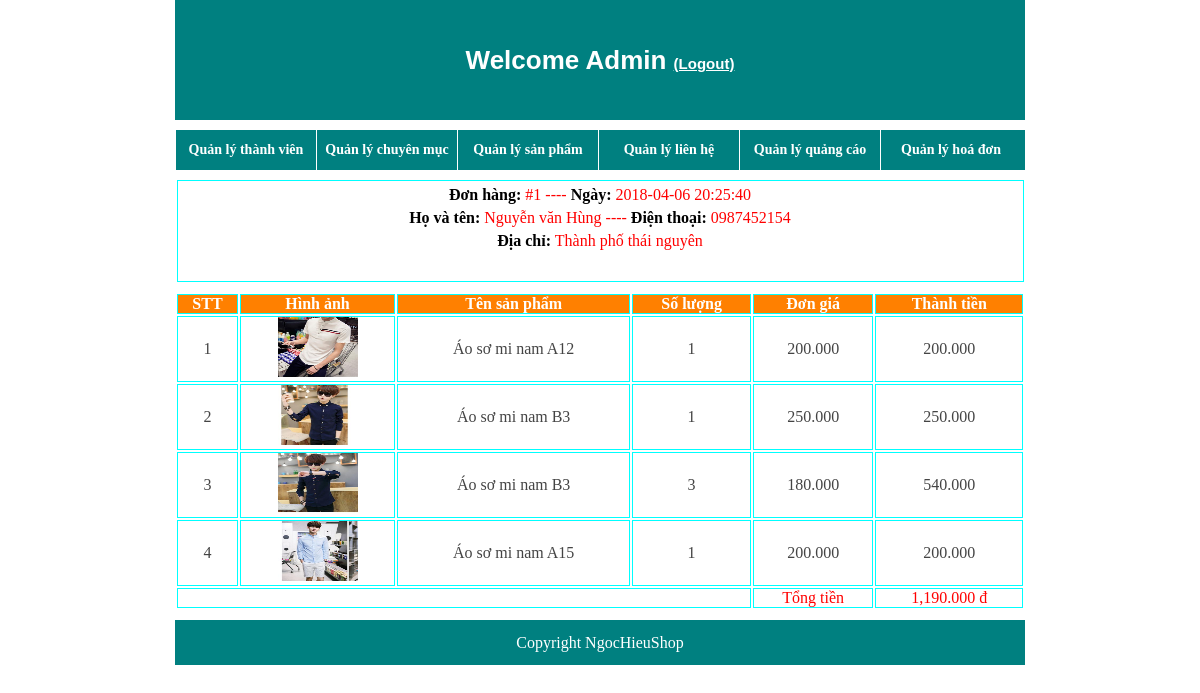
Screenshot of /admin/quanlydonhang/xemdonhang.php?id=1 (signed in) with the database file from the repository.
### tables this page shows
CREATE TABLE `hoadon` (
  `id_hoadon` int(11) NOT NULL,
  `ngaymua` timestamp NOT NULL DEFAULT CURRENT_TIMESTAMP,
  `hoten_nm` varchar(255) NOT NULL,
  `diachi` varchar(255) NOT NULL,
  `email` varchar(255) NOT NULL,
  `phone` varchar(255) NOT NULL,
  `tongtien` varchar(255) NOT NULL
);

CREATE TABLE `chitiet_hoadon` (
  `id_hoadon` int(10) NOT NULL,
  `id_sp` int(10) NOT NULL,
  `soluong` int(10) NOT NULL
);

CREATE TABLE `sanpham` (
  `id` int(10) UNSIGNED NOT NULL,
  `tensp` varchar(100) NOT NULL,
  `gia` varchar(100) NOT NULL,
  `loaisp` varchar(100) NOT NULL,
  `hinhanh` text NOT NULL,
  `chuyenmuc_id` int(10) NOT NULL,
  `chatlieu` varchar(255) NOT NULL,
  `namsx` year(4) NOT NULL,
  `xuatxu` varchar(255) NOT NULL,
  `mausac` varchar(255) NOT NULL,
  `kichthuoc` varchar(255) NOT NULL,
  `tensp_khongdau` varchar(255) NOT NULL
);

### admin/quanlydonhang/xemdonhang.php (the view, shortened to what this page needs)
<!DOCTYPE HTML>
<html>
<head>
    <link rel="stylesheet" type="text/css" href="../style.css"/>
</head>
<body>
	<?php
		if($_SESSION['level']==2){
    echo "<div id='top'>Welcome Admin <a href='../logout.php' style='color:white;font-size:15px;'>(Logout)</a></div>";
		}
	else{
		header('location:../login.php');
		}
		?>
    <div id="menu">
        <ul>
            <li><a href="../quanlythanhvien.php">Quản lý thành viên</a></li>
            <li><a href="../quanlychuyenmuc/quanlychuyenmuc.php">Quản lý chuyên mục</a></li>
            <li><a href="../quanlysanpham/quanlysanpham.php">Quản lý sản phẩm</a></li>
            <li ><a href="../quanlylienhe/quanlylienhe.php" >Quản lý liên hệ</a></li>
            <li><a href="../quanlyquangcao.php">Quản lý quảng cáo</a></li>
            <li><a href="quanlydonhang.php">Quản lý hoá đơn</a></li>
        </ul>
    </div>
    <div id="xemdonhang">
        <?php
            $id=$_GET['id'];
            $query=mysql_query("select * from hoadon where id_hoadon='$id'");
            $data=mysql_fetch_assoc($query);
        ?>
        <div id="dh1" >
            <p><span>Đơn hàng:</span> #<?php echo $data['id_hoadon']?> ----   <span>Ngày:</span> <?php echo $data['ngaymua'];?></p>
            <p><span>Họ và tên:</span> <?php echo $data['hoten_nm']?>   ---- <span>Điện thoại:</span> <?php echo $data['phone']?></p>
            <p><span>Địa chỉ:</span> <?php echo $data['diachi']?></p>
        </div>
        <div>
            <table>
                <tr>
                    <th>STT</th>
                    <th>Hình ảnh</th>
                    <th>Tên sản phẩm </th>
                    <th>Số lượng </th>
                    <th>Đơn giá </th>
                    <th>Thành tiền</th>
                </tr>
                <?php
                    $query=mysql_query("select * from chitiet_hoadon where id_hoadon='$id' ");
                    $stt=0;
                    while($row=mysql_fetch_assoc($query)){
                        $stt++;
                        $idsanpham=$row['id_sp'];
                        $query2=mysql_query("select * from sanpham where id='$idsanpham'");
                        $row2=mysql_fetch_assoc($query2)
                ?>
                <tr>
                    <td><?php echo $stt;?></td>
                    <td><img src="../quanlysanpham/<?php echo $row2['hinhanh']?>" width="80px" height="60px"></td>
                    <td><?php echo $row2['tensp']?></td>
                    <td><?php echo $row['soluong'] ?></td>
                    <td><?php echo $row2['gia'] ?></td>
                    <td><?php echo number_format($row['soluong']*$row2['gia'],3)?></td>
                </tr>
                <?php } ?>
                <tr>
                    <td colspan="4"></td>
                    <td style="color: red;">Tổng tiền</td>
                    <td style="color: red;"><?php echo $data['tongtien']?></td>
                </tr>
            </table>
        </div>
    </div>
    <div id="footer">Copyright NgocHieuShop</div>
</body>
</html>

### admin/style.css (style rules this page uses)
* { margin: 0px; padding: 0px; }
#top { width:850px; margin: auto; height: 120px; background-color: teal; text-align: center; line-height:120px; color: white; font-size:26px; font-family:arial; font-weight: bold; }
#menu { width:850px; margin: auto; height: 40px; background-color: teal; margin-top: 10px; font-size:14px; }
#menu ul { list-style: none; }
#menu ul li { float: left; width: 140px; text-align: center; border-left: 1px solid white; line-height: 40px; }
#menu ul li a { text-decoration:none; color: white; font-weight: bold; }
#footer { width: 850px; margin: auto; height:45px; text-align: center; color: white; background-color: teal; line-height: 45px; margin-top: 10px; }
#xemdonhang table { width: 850px; margin: auto; }
#xemdonhang table th { background-color: #FF8000; border: 1px solid aqua; color: white; }
#xemdonhang table td { border: 1px solid aqua; text-align: center; color: #444; }
#dh1 { width: 845px; height: 100px; margin: auto; border: 1px solid aqua; text-align: center; margin-top:10px; margin-bottom: 10px; }
#dh1 p { padding-top: 5px; color: red; }
#dh1 span { color: black; font-weight: bold; }

### rows the page displays
hoadon: id_hoadon "1", ngaymua "2018-04-06 20:25:40", hoten_nm "Nguyễn văn Hùng", phone "0987452154", diachi "Thành phố thái nguyên", tongtien "1,190.000 đ"
chitiet_hoadon: sanpham.hinhanh (picture), sanpham.tensp "Áo sơ mi nam A12", soluong "1", sanpham.gia "200.000", $row['soluong']*$row2['gia'] "200.000"
chitiet_hoadon: sanpham.hinhanh (picture), sanpham.tensp "Áo sơ mi nam B3", soluong "1", sanpham.gia "250.000", $row['soluong']*$row2['gia'] "250.000"
chitiet_hoadon: sanpham.hinhanh (picture), sanpham.tensp "Áo sơ mi nam B3", soluong "3", sanpham.gia "180.000", $row['soluong']*$row2['gia'] "540.000"
chitiet_hoadon: sanpham.hinhanh (picture), sanpham.tensp "Áo sơ mi nam A15", soluong "1", sanpham.gia "200.000", $row['soluong']*$row2['gia'] "200.000"
